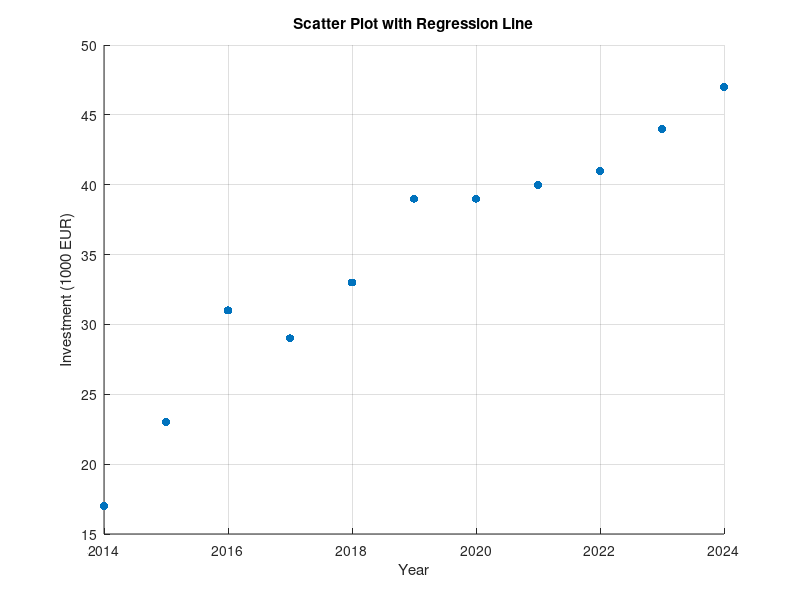

This chart was generated by the following MATLAB code: (Note: this script raises an error after producing the figure.)
% 3. The data below represent investments, in 1000 EUR’s, in the development of new software by some small computer company over an 11-year period.

% Year,        X 2014 2015 2016 2017 2018 2019 2020 2021 2022 2023 2024
% Investment,  Y 17   23   31   29   33   39   39   40   41   44   47

X = 2014:2024;
Y = [17 23 31 29 33 39 39 40 41 44 47];

% a) Compute the means and variances of the two sets of data;
mean_X = mean(X);
var_X = var(X);

mean_Y = mean(Y);
var_Y = var(Y);

% b) Compute the covariance and the correlation coefficient of X and Y;
cov_XY = cov(X, Y);
covariance = cov_XY(1,2);

corr_coeff = corrcoef(X, Y);
correlation = corr_coeff(1,2);

% c) Draw the scatter plot, fit a linear regression model and use it to predict the amount invested in 2026.
scatter(X, Y, 'filled');
title("Scatter Plot with Regression Line");
xlabel("Year"); ylabel("Investment (1000 EUR)");
grid on;

lsline;

p = polyfit(X, Y, 1);

prediction_2026 = polyval(p, 2026);


fprintf("\n=== Part (a): Means and Variances ===\n");
fprintf("Mean of X (years): %.2f\n", mean_X);
fprintf("Variance of X: %.2f\n", var_X);
fprintf("Mean of Y (investment): %.2f\n", mean_Y);
fprintf("Variance of Y: %.2f\n", var_Y);

fprintf("\n=== Part (b): Covariance and Correlation ===\n");
fprintf("Covariance(X, Y): %.2f\n", covariance);
fprintf("Correlation coefficient: %.4f\n", correlation);

fprintf("\n=== Part (c): Regression and Prediction ===\n");
fprintf("Linear model: Y = %.4f * X + %.4f\n", p(1), p(2));
fprintf("Predicted investment for 2026: %.2f (1000 EUR)\n", prediction_2026);